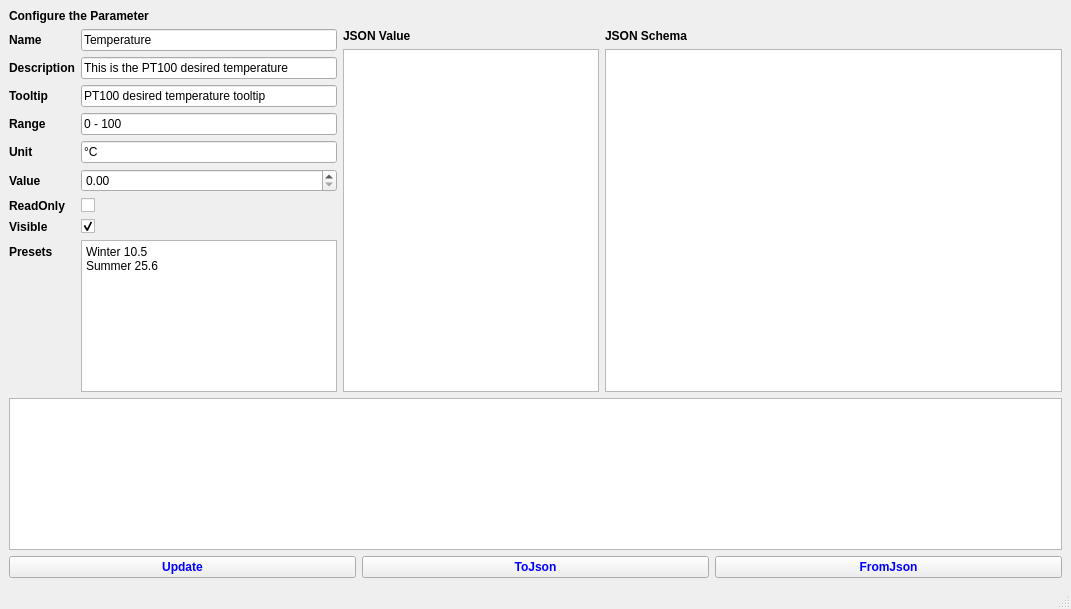
<?xml version="1.0" encoding="UTF-8"?>
<ui version="4.0">
 <class>MainWindow</class>
 <widget class="QMainWindow" name="MainWindow">
  <property name="geometry">
   <rect>
    <x>0</x>
    <y>0</y>
    <width>1071</width>
    <height>609</height>
   </rect>
  </property>
  <property name="windowTitle">
   <string>MainWindow</string>
  </property>
  <widget class="QWidget" name="centralwidget">
   <layout class="QVBoxLayout" name="verticalLayout">
    <item>
     <widget class="QLabel" name="label">
      <property name="font">
       <font>
        <bold>true</bold>
       </font>
      </property>
      <property name="text">
       <string>Configure the Parameter</string>
      </property>
     </widget>
    </item>
    <item>
     <layout class="QHBoxLayout" name="horizontalLayout_2" stretch="0,100">
      <item>
       <layout class="QFormLayout" name="formLayout_2">
        <item row="0" column="0">
         <widget class="QLabel" name="label_2">
          <property name="font">
           <font>
            <bold>true</bold>
           </font>
          </property>
          <property name="text">
           <string>Name</string>
          </property>
         </widget>
        </item>
        <item row="0" column="1">
         <widget class="QLineEdit" name="txtName">
          <property name="text">
           <string>Temperature</string>
          </property>
         </widget>
        </item>
        <item row="1" column="0">
         <widget class="QLabel" name="label_3">
          <property name="font">
           <font>
            <bold>true</bold>
           </font>
          </property>
          <property name="text">
           <string>Description</string>
          </property>
         </widget>
        </item>
        <item row="1" column="1">
         <widget class="QLineEdit" name="txtDescription">
          <property name="minimumSize">
           <size>
            <width>250</width>
            <height>0</height>
           </size>
          </property>
          <property name="text">
           <string>This is the PT100 desired temperature</string>
          </property>
         </widget>
        </item>
        <item row="2" column="0">
         <widget class="QLabel" name="label_11">
          <property name="font">
           <font>
            <bold>true</bold>
           </font>
          </property>
          <property name="text">
           <string>Tooltip</string>
          </property>
         </widget>
        </item>
        <item row="2" column="1">
         <widget class="QLineEdit" name="txtTooltip">
          <property name="minimumSize">
           <size>
            <width>250</width>
            <height>0</height>
           </size>
          </property>
          <property name="text">
           <string>PT100 desired temperature tooltip</string>
          </property>
         </widget>
        </item>
        <item row="3" column="0">
         <widget class="QLabel" name="label_4">
          <property name="font">
           <font>
            <bold>true</bold>
           </font>
          </property>
          <property name="text">
           <string>Range</string>
          </property>
         </widget>
        </item>
        <item row="3" column="1">
         <widget class="QLineEdit" name="txtRange">
          <property name="text">
           <string>0 - 100</string>
          </property>
         </widget>
        </item>
        <item row="4" column="0">
         <widget class="QLabel" name="label_6">
          <property name="font">
           <font>
            <bold>true</bold>
           </font>
          </property>
          <property name="text">
           <string>Unit</string>
          </property>
         </widget>
        </item>
        <item row="4" column="1">
         <widget class="QLineEdit" name="txtUnit">
          <property name="text">
           <string>°C</string>
          </property>
         </widget>
        </item>
        <item row="5" column="0">
         <widget class="QLabel" name="label_5">
          <property name="font">
           <font>
            <bold>true</bold>
           </font>
          </property>
          <property name="text">
           <string>Value</string>
          </property>
         </widget>
        </item>
        <item row="5" column="1">
         <widget class="QDoubleSpinBox" name="txtValue"/>
        </item>
        <item row="6" column="0">
         <widget class="QLabel" name="label_7">
          <property name="font">
           <font>
            <bold>true</bold>
           </font>
          </property>
          <property name="text">
           <string>ReadOnly</string>
          </property>
         </widget>
        </item>
        <item row="6" column="1">
         <widget class="QCheckBox" name="optReadOnly">
          <property name="text">
           <string/>
          </property>
         </widget>
        </item>
        <item row="7" column="0">
         <widget class="QLabel" name="label_12">
          <property name="font">
           <font>
            <bold>true</bold>
           </font>
          </property>
          <property name="text">
           <string>Visible</string>
          </property>
         </widget>
        </item>
        <item row="7" column="1">
         <widget class="QCheckBox" name="optVisible">
          <property name="text">
           <string/>
          </property>
          <property name="checked">
           <bool>true</bool>
          </property>
         </widget>
        </item>
        <item row="8" column="0">
         <widget class="QLabel" name="label_10">
          <property name="font">
           <font>
            <bold>true</bold>
           </font>
          </property>
          <property name="text">
           <string>Presets</string>
          </property>
         </widget>
        </item>
        <item row="8" column="1">
         <widget class="QPlainTextEdit" name="txtPresets">
          <property name="plainText">
           <string>Winter 10.5
Summer 25.6</string>
          </property>
         </widget>
        </item>
       </layout>
      </item>
      <item>
       <layout class="QFormLayout" name="formLayout">
        <item row="1" column="0">
         <widget class="QPlainTextEdit" name="txtJsonValue"/>
        </item>
        <item row="1" column="1">
         <widget class="QPlainTextEdit" name="txtJsonSchema"/>
        </item>
        <item row="0" column="0">
         <widget class="QLabel" name="label_8">
          <property name="font">
           <font>
            <bold>true</bold>
           </font>
          </property>
          <property name="text">
           <string>JSON Value</string>
          </property>
         </widget>
        </item>
        <item row="0" column="1">
         <widget class="QLabel" name="label_9">
          <property name="font">
           <font>
            <bold>true</bold>
           </font>
          </property>
          <property name="text">
           <string>JSON Schema</string>
          </property>
         </widget>
        </item>
       </layout>
      </item>
     </layout>
    </item>
    <item>
     <widget class="QPlainTextEdit" name="txtLog"/>
    </item>
    <item>
     <layout class="QHBoxLayout" name="horizontalLayout_3">
      <item>
       <widget class="QPushButton" name="cmdUpdate">
        <property name="styleSheet">
         <string notr="true">color: blue;font-weight: bold;</string>
        </property>
        <property name="text">
         <string>Update</string>
        </property>
       </widget>
      </item>
      <item>
       <widget class="QPushButton" name="cmdToJson">
        <property name="minimumSize">
         <size>
          <width>150</width>
          <height>0</height>
         </size>
        </property>
        <property name="styleSheet">
         <string notr="true">color: blue;font-weight: bold;</string>
        </property>
        <property name="text">
         <string>ToJson</string>
        </property>
       </widget>
      </item>
      <item>
       <widget class="QPushButton" name="cmdFromJson">
        <property name="styleSheet">
         <string notr="true">color: blue;font-weight: bold;</string>
        </property>
        <property name="text">
         <string>FromJson</string>
        </property>
       </widget>
      </item>
     </layout>
    </item>
    <item>
     <spacer name="verticalSpacer">
      <property name="orientation">
       <enum>Qt::Orientation::Vertical</enum>
      </property>
      <property name="sizeHint" stdset="0">
       <size>
        <width>20</width>
        <height>40</height>
       </size>
      </property>
     </spacer>
    </item>
   </layout>
  </widget>
  <widget class="QMenuBar" name="menubar">
   <property name="geometry">
    <rect>
     <x>0</x>
     <y>0</y>
     <width>1071</width>
     <height>22</height>
    </rect>
   </property>
  </widget>
  <widget class="QStatusBar" name="statusbar"/>
 </widget>
 <resources/>
 <connections/>
</ui>
